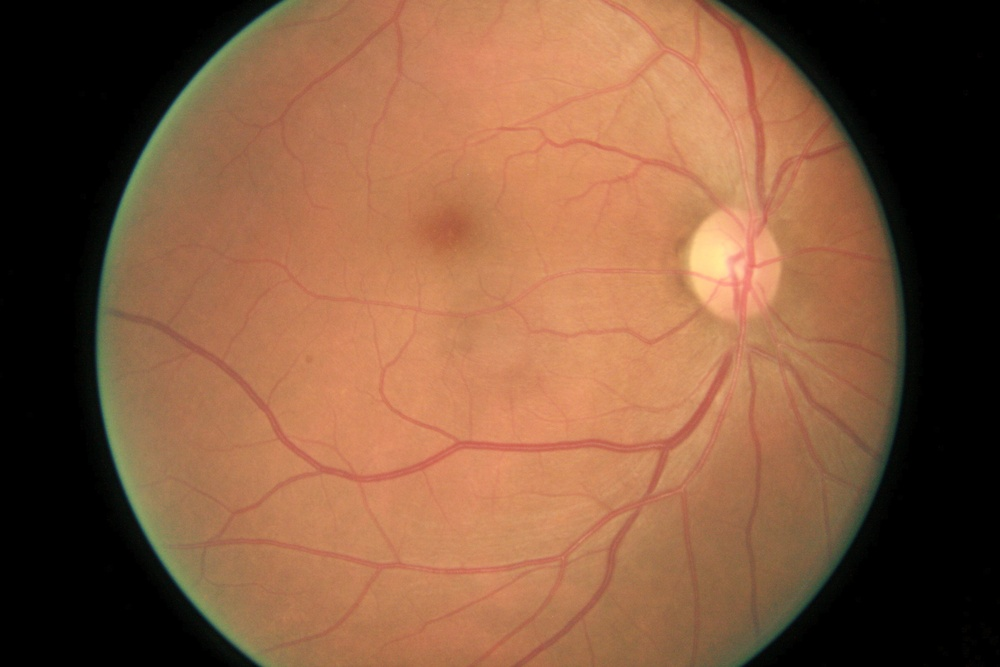
#> input picture CWR-main/CWR-main/datasets/large_real/testB/1006_B.jpeg, 1000 x 667 px, shrunk from 3888 x 2592 before the run; its folder holds only this picture in this run
$ python -i new_process.py   (imports and definitions only)
#> lines starting #> are read from the running program, lines starting #| are printed output that depends on the picture
#> further down, picture is the input picture: shape (667, 1000, 3); mean B, G, R 61.8, 88.7, 130.7
import cv2
import numpy as np
import os

def pixel_color_amplification(image, saturation_factor=1.5):
    # 将图像从BGR色彩空间转换到Lab色彩空间
#> called with saturation_factor = 1.5
    lab = cv2.cvtColor(image, cv2.COLOR_BGR2Lab)
#> lab: shape (667, 1000, 3); mean of channels 0, 1, 2 104.2, 141.3, 149.2

    # 拆分Lab图像为L, a, b通道
    l, a, b = cv2.split(lab)
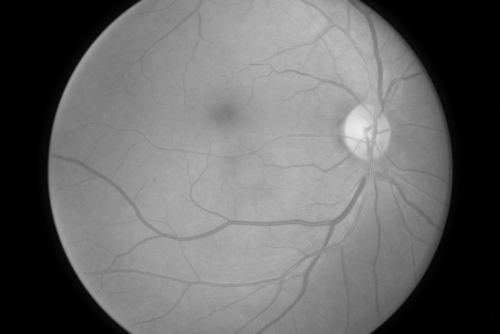
#> l: shape (667, 1000) (shown at 1/2 size); min 0, max 236, mean 104.2
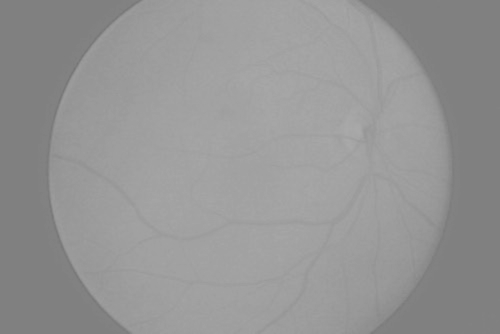
#> b: shape (667, 1000) (shown at 1/2 size); min 115, max 170, mean 149.2

    # 将a, b通道转换为浮点类型以便进行数学运算
    a = a.astype('float32')
    b = b.astype('float32')

    # 计算原始饱和度
    original_saturation = np.sqrt(a**2 + b**2)
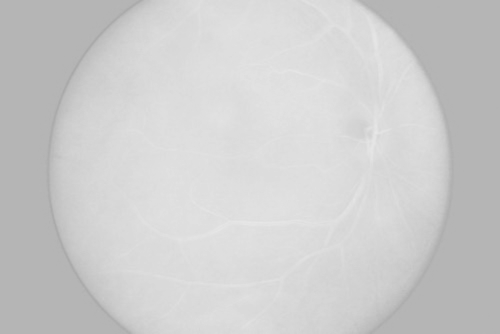
#> original_saturation: shape (667, 1000) float32 (shown at 1/2 size); min 167.6, max 232.7, mean 205.5

    # 放大饱和度
    amplified_saturation = np.clip(original_saturation * saturation_factor, 0, 127)
#> amplified_saturation: shape (667, 1000) float32; every value is 127

    # 保持原来的色相不变，只放大饱和度
    ratio = np.where(original_saturation == 0, 0, amplified_saturation / original_saturation)
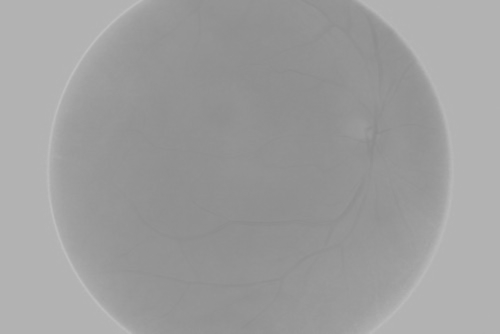
#> ratio: shape (667, 1000) float32 (shown at 1/2 size); min 0.546, max 0.758, mean 0.623
    a_amplified = np.clip(a * ratio, -127, 127)
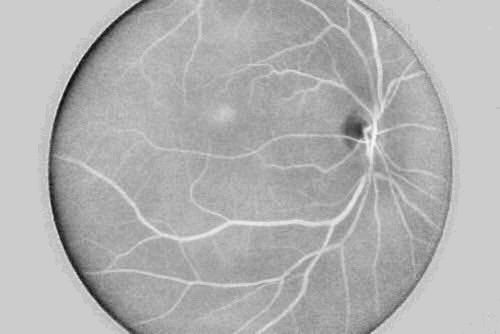
#> a_amplified: shape (667, 1000) float32 (shown at 1/2 size); min 70.91, max 94.47, mean 87.4; drawn with min black and max white
    b_amplified = np.clip(b * ratio, -127, 127)
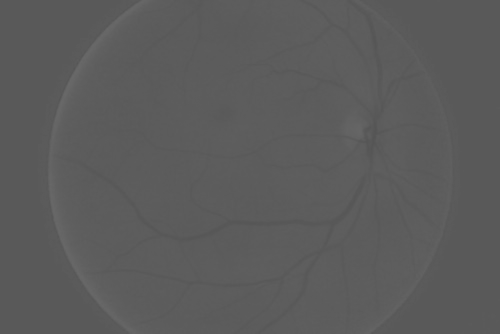
#> b_amplified: shape (667, 1000) float32 (shown at 1/2 size); min 84.88, max 105.4, mean 92.1

    # 合并L, a_amplified, b_amplified通道
    lab_amplified = cv2.merge((l, a_amplified.astype('uint8'), b_amplified.astype('uint8')))
#> lab_amplified: shape (667, 1000, 3); mean of channels 0, 1, 2 104.2, 86.8, 91.6

    # 将Lab色彩空间转换回BGR色彩空间
    result_image = cv2.cvtColor(lab_amplified, cv2.COLOR_Lab2BGR)
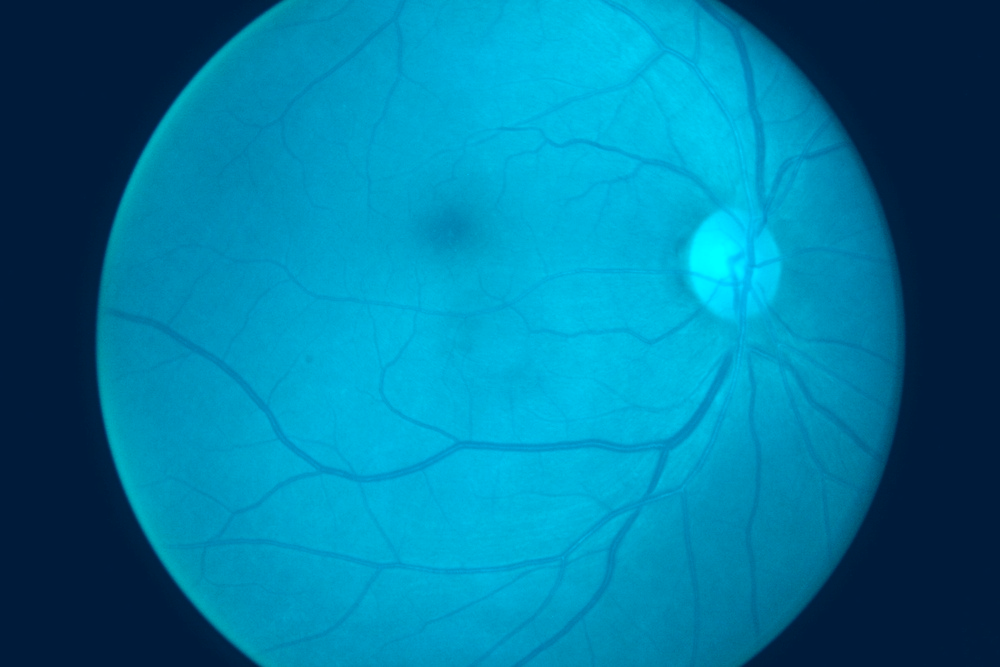
#> result_image: shape (667, 1000, 3); mean B, G, R 158.2, 121.3, 0

    return result_image

# 示例用法
# [24 lines not run here, left out]

>>> import cv2
>>> picture = cv2.imread('../CWR-main/CWR-main/datasets/large_real/testB/1006_B.jpeg')
>>> result = pixel_color_amplification(picture)

$ run again, on CWR-main/CWR-main/datasets/large_real/testB/1013_B.jpeg
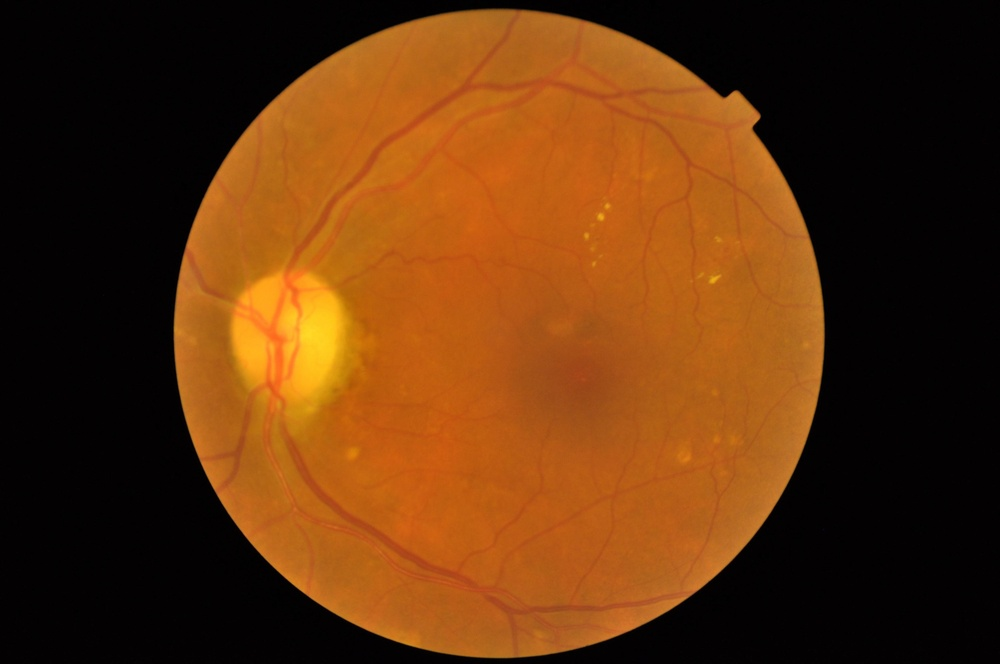
#> input picture CWR-main/CWR-main/datasets/large_real/testB/1013_B.jpeg, 1000 x 664 px, shrunk from 4288 x 2848 before the run
#> picture is the input picture: shape (664, 1000, 3); mean B, G, R 13.2, 50.5, 95.6
#> lab: shape (664, 1000, 3); mean of channels 0, 1, 2 66.5, 143.5, 154.8
#> amplified_saturation: shape (664, 1000) float32; every value is 127
#> in pixel_color_amplification, `a_amplified = np.clip(a * ratio, -127, 127)`:
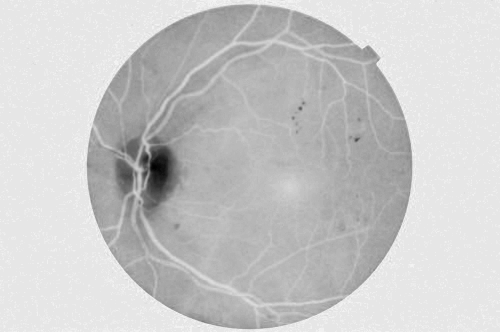
#> a_amplified: shape (664, 1000) float32 (shown at 1/2 size); min 65.34, max 92.39, mean 86.7; drawn with min black and max white
#> lab_amplified: shape (664, 1000, 3); mean of channels 0, 1, 2 66.5, 86.1, 92
#> in pixel_color_amplification, `result_image = cv2.cvtColor(lab_amplified, cv2.COLOR_Lab2BGR)`:
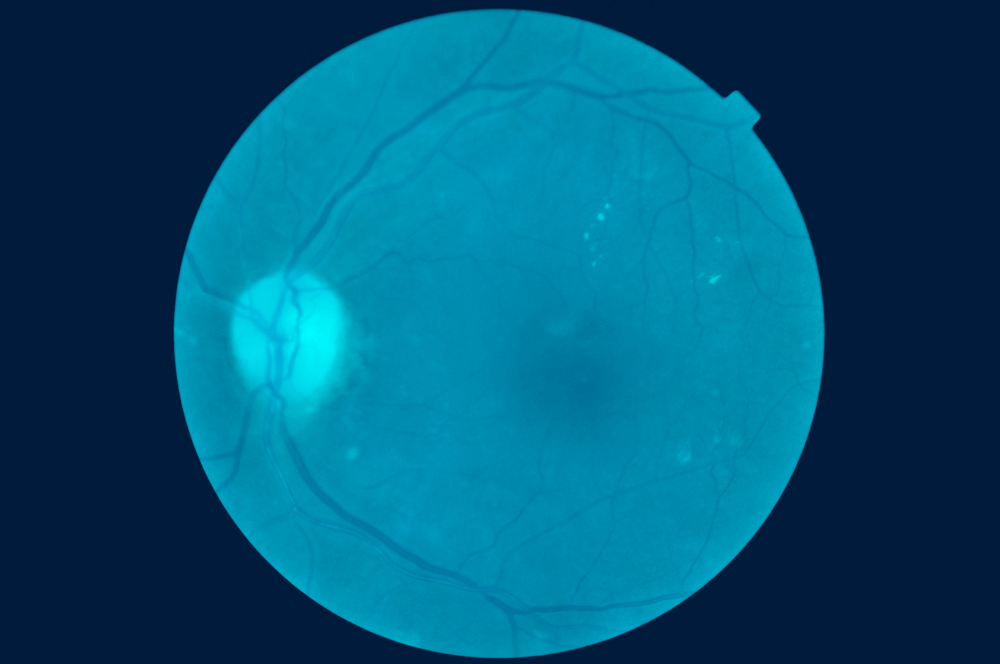
#> result_image: shape (664, 1000, 3); mean B, G, R 118.9, 85.9, 0

$ run again, on CWR-main/CWR-main/datasets/large_real/testB/1018_B.jpeg
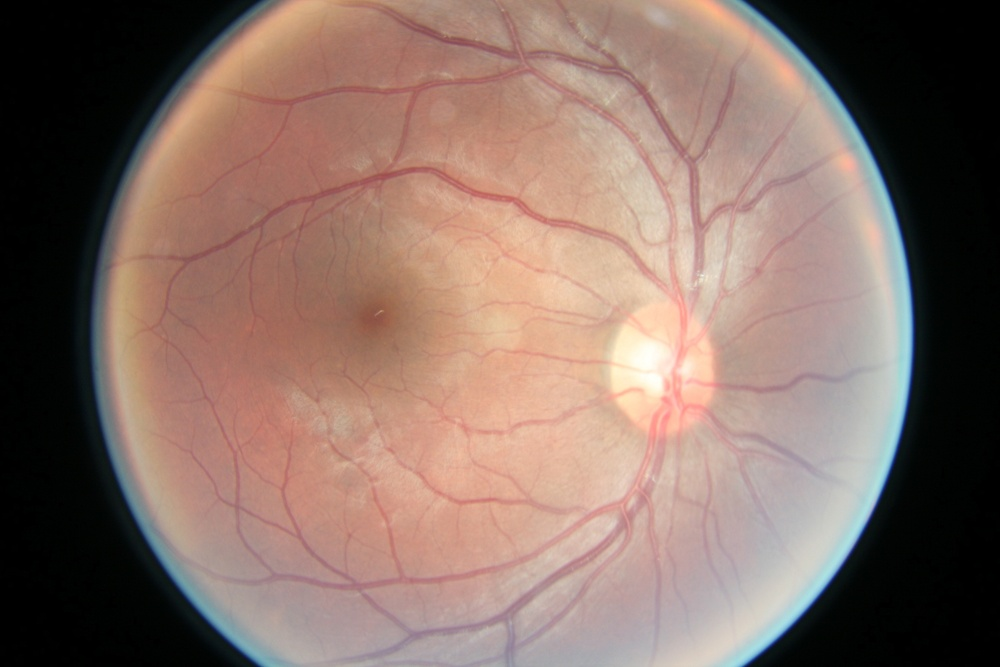
#> input picture CWR-main/CWR-main/datasets/large_real/testB/1018_B.jpeg, 1000 x 667 px, shrunk from 3888 x 2592 before the run
#> picture is the input picture: shape (667, 1000, 3); mean B, G, R 102.4, 111.6, 135.5
#> lab: shape (667, 1000, 3); mean of channels 0, 1, 2 122.3, 135.9, 136.4
#> amplified_saturation: shape (667, 1000) float32; every value is 127
#> in pixel_color_amplification, `b_amplified = np.clip(b * ratio, -127, 127)`:
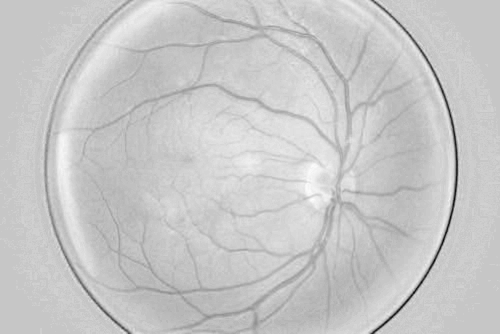
#> b_amplified: shape (667, 1000) float32 (shown at 1/2 size); min 63.01, max 97.36, mean 89.9; drawn with min black and max white
#> lab_amplified: shape (667, 1000, 3); mean of channels 0, 1, 2 122.3, 89.1, 89.3
#> in pixel_color_amplification, `result_image = cv2.cvtColor(lab_amplified, cv2.COLOR_Lab2BGR)`:
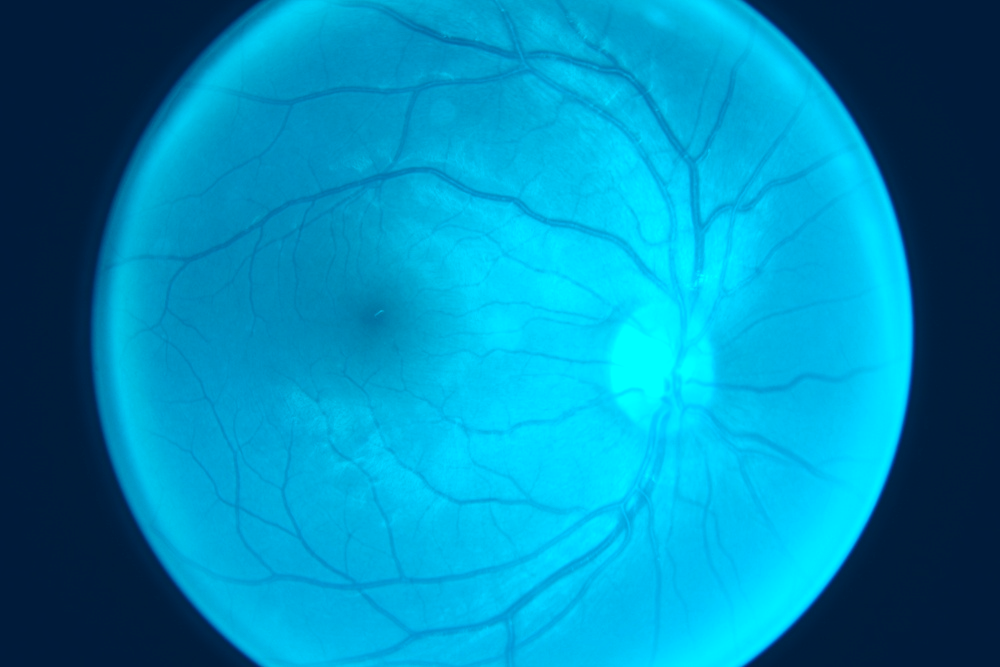
#> result_image: shape (667, 1000, 3); mean B, G, R 180.2, 139.4, 0
